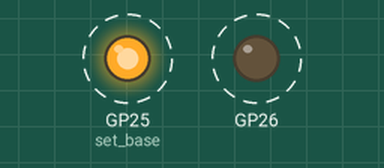
A program run on a simulated Raspberry Pi Pico running MicroPython. Parts: output pins drawn as LEDs (lit = HIGH). Dashed ring = blinking.

Above: at 0.2 s.
Timing chart, 0 to 3.0 s (numbered marks = the images above):
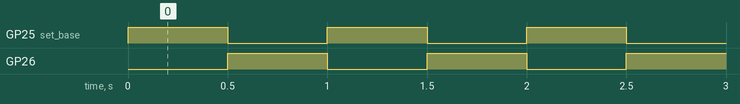

Measured:
- by itself, GP25 (set_base), GP26: alternates HIGH for 0.50 s and LOW for 0.50 s

The program:

blink_pio_slow.py
```python
from machine import Pin
import time
import rp2

@rp2.asm_pio(set_init = (rp2.PIO.OUT_LOW, rp2.PIO.OUT_LOW))
def blink():
    set(pins, 0b01) [8]  # 9      9
    set(x, 29)           # 1      10
    label("delay_a")     # (29 + 1) *
    nop()           [31]   # 32   970
    jmp(x_dec, "delay_a")  # 1    1000

    set(pins, 0b10) [8]
    set(x, 29)
    label("delay_b")
    nop()           [31]
    jmp(x_dec, "delay_b")

sm = rp2.StateMachine(0, blink, freq = 2000, set_base = Pin(25))

sm.active(1)
```
